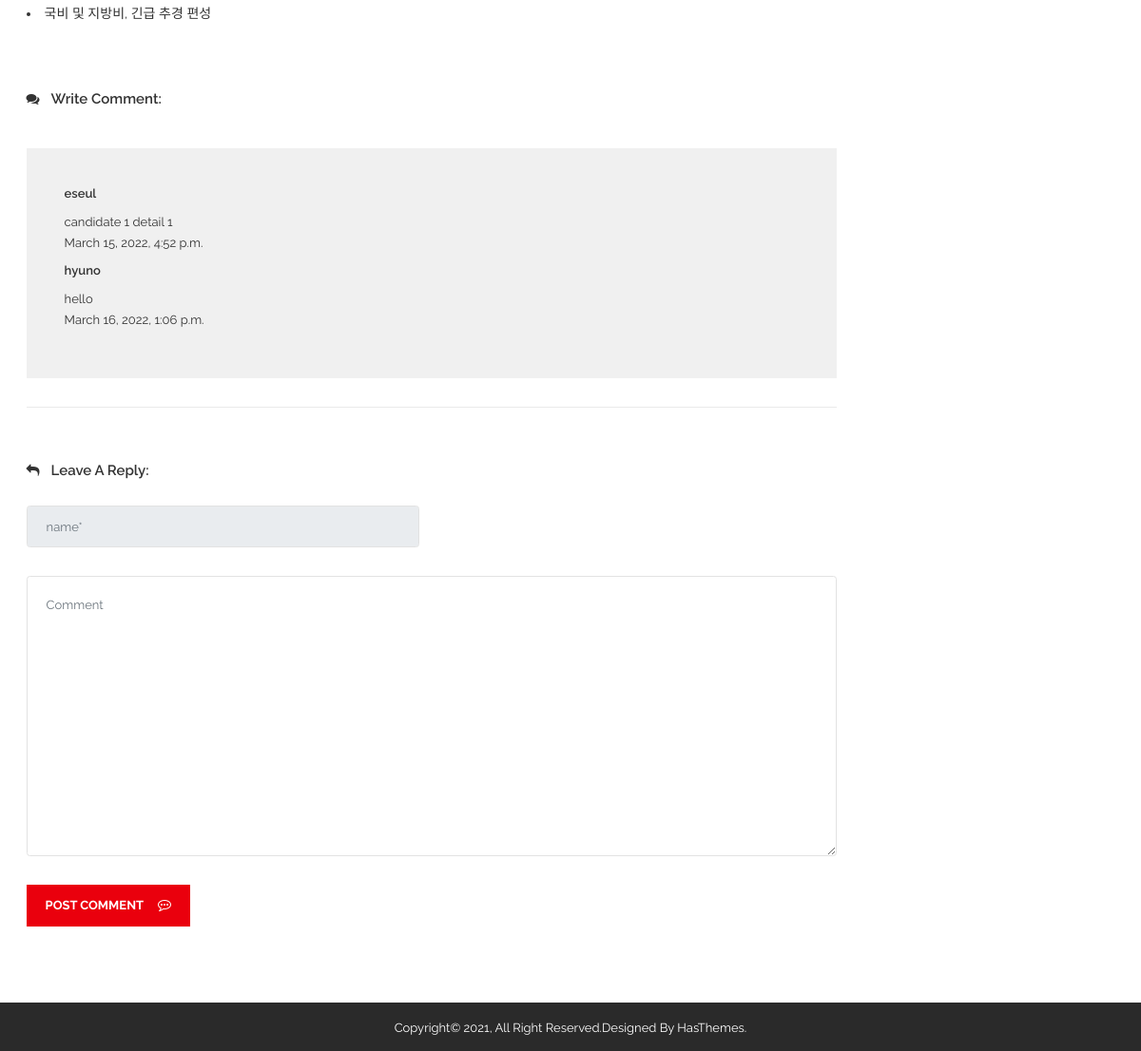
Before: /candidate1/detail01/ (lower part) with the older database file.
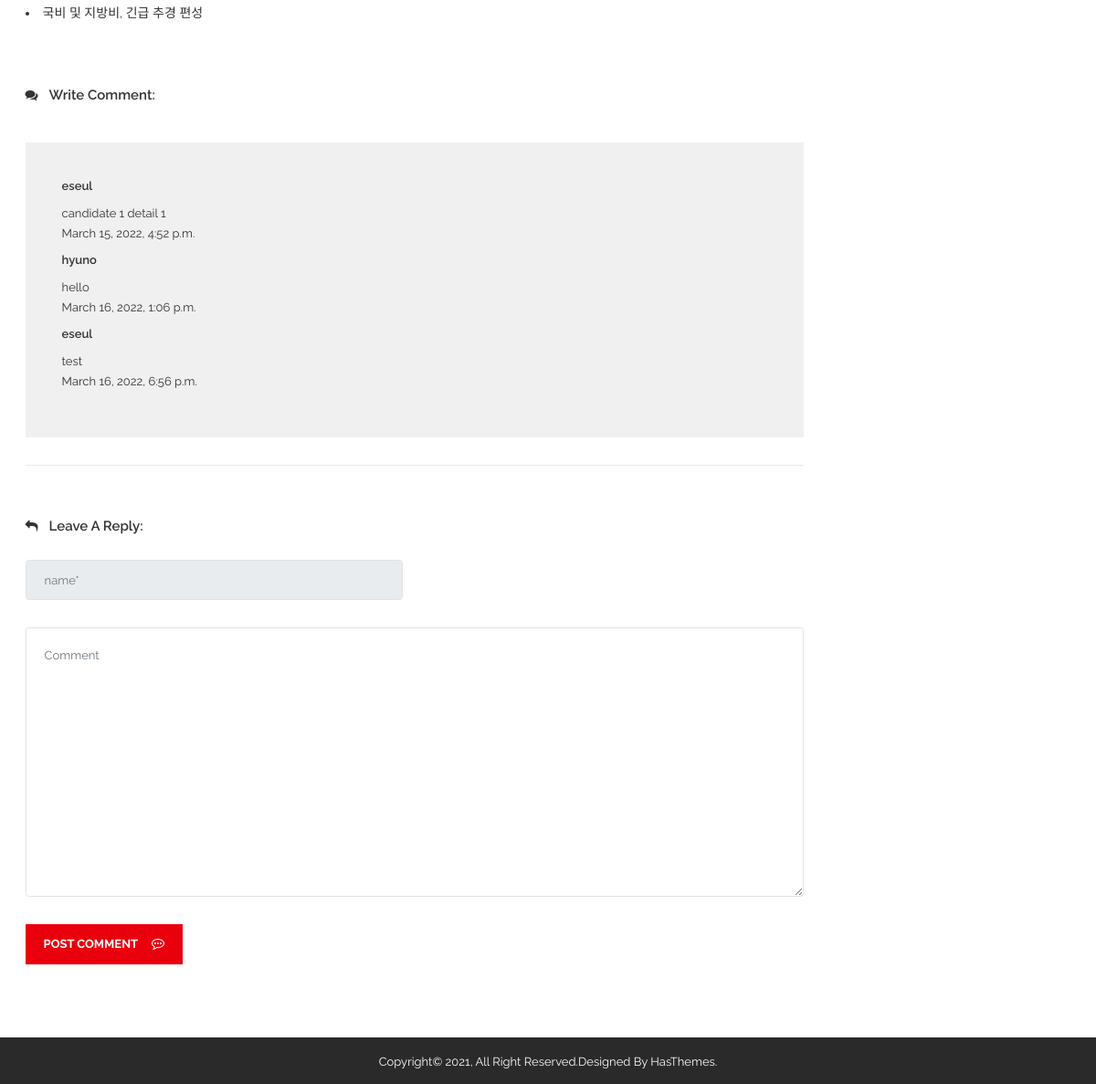
After: the same page with the newer database file.
### bbsApp/models.py (models this page shows)
class Post(models.Model):
    id            = models.BigAutoField(help_text = "Post ID", primary_key=True)
    candidate_num = models.IntegerField()
    detail_num    = models.IntegerField()
    writer_id     = models.TextField(max_length=100)
    content       = models.TextField(blank=False, null=False)
    create_date   = models.DateTimeField(auto_now=True)
    modify_date   = models.DateTimeField(auto_now=True)

### candidate1App/views.py (the view)
# urls.py: path('detail01/', views.detail01),
def detail01(request):
    print('>>> candidate2')
    candidate_num = 1
    detail_num = 1
    Posts = Post.objects.filter(candidate_num=candidate_num, detail_num=detail_num)
    if request.session.get('member_name'):
        print('>>> our member')
        context = {
            'session_member_name': request.session.get('member_name'),
            'session_member_id': request.session.get('member_id'),
            'candidate_num': candidate_num,
            'detail_num': detail_num,
            'Posts': Posts
        }
        return render(request, 'candidate1/blogDetail1.html', context)
    else:
        context = {
            'candidate_num': candidate_num,
            'detail_num': detail_num,
            'Posts': Posts
        }
        return render(request, 'candidate1/blogDetail1.html', context)

### candidate1App/templates/candidate1/blogDetail1.html (shortened to what the changed rows need)
{% load static %}
<!doctype html>
<html class="no-js" lang="en">
    <head>
        <link rel="stylesheet" href="{% static 'css/bootstrap.min.css' %}">
        <link rel="stylesheet" href="{% static 'css/font-awesome.min.css' %}">
        <link rel="stylesheet" href="{% static 'css/meanmenu.min.css' %}">
        <link rel="stylesheet" href="{% static 'css/owl.carousel.min.css' %}">
		<link rel="stylesheet" href="{% static 'lib/css/nivo-slider.css' %}" type="text/css" />
		<link rel="stylesheet" href="{% static 'lib/css/preview.css' %}" type="text/css" media="screen" />
        <link rel="stylesheet" href="{% static 'css/chosen.min.css' %}">
        <link rel="stylesheet" href="{% static 'css/animate.css' %}">
        <link rel="stylesheet" href="{% static 'css/magnific-popup.css' %}">
        <link rel="stylesheet" href="{% static 'css/normalize.css' %}">
        <link rel="stylesheet" href="{% static 'css/main.css' %}">
        <link rel="stylesheet" href="{% static 'style.css' %}">
        <link rel="stylesheet" href="{% static 'css/responsive.css' %}">
    </head>
    <body>
        <div class="wrapper">
            <section class="blog-two-details-area ptb-80">
                <div class="container">
                    <div class="row">
                        <div class="col-lg-9">
                            <div class="blog-container-inner">
                                <div  class="blog-comment">
                                    <div class="blog-reply-all2">
                                        <div id="blog-top" class="blog-top">
                                            {% for bbs in Posts %}
                                            <div  class="blog-img-details">
                                                <div class="blog-title" align="right">
                                                    <h3>{{bbs.writer_id}}</h3>
                                                </div>
                                                <p>{{bbs.content}}</p>
                                                <span>{{bbs.create_date}}</span>
                                            </div>
                                            {% endfor %}
                                        </div>
                                    </div>
                                </div>
                            </div>
                        </div>
                    </div>
                </div>
            </section>
        </div>
    </body>
</html>

Changed rows visible on the page:
added Post: writer_id "eseul", content "test", create_date "March 16, 2022, 6:56 p.m."
